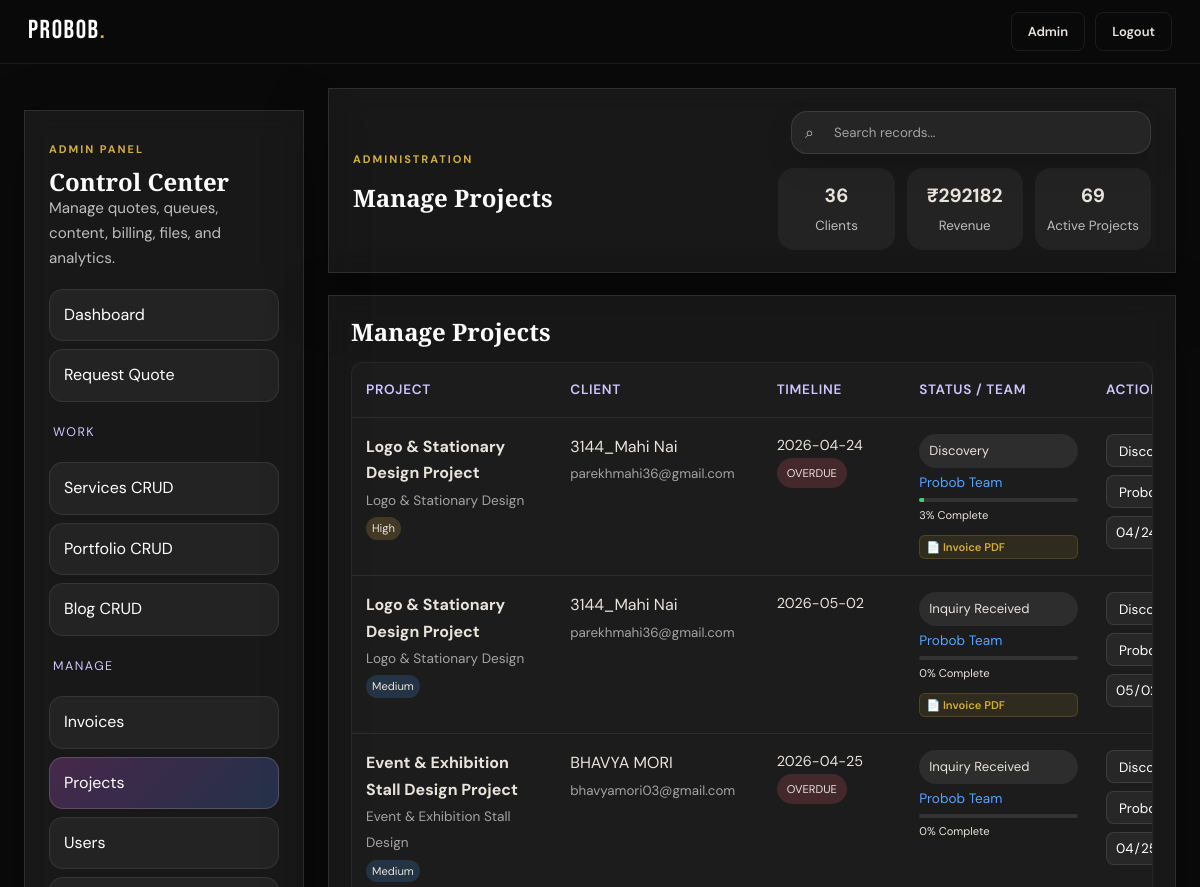
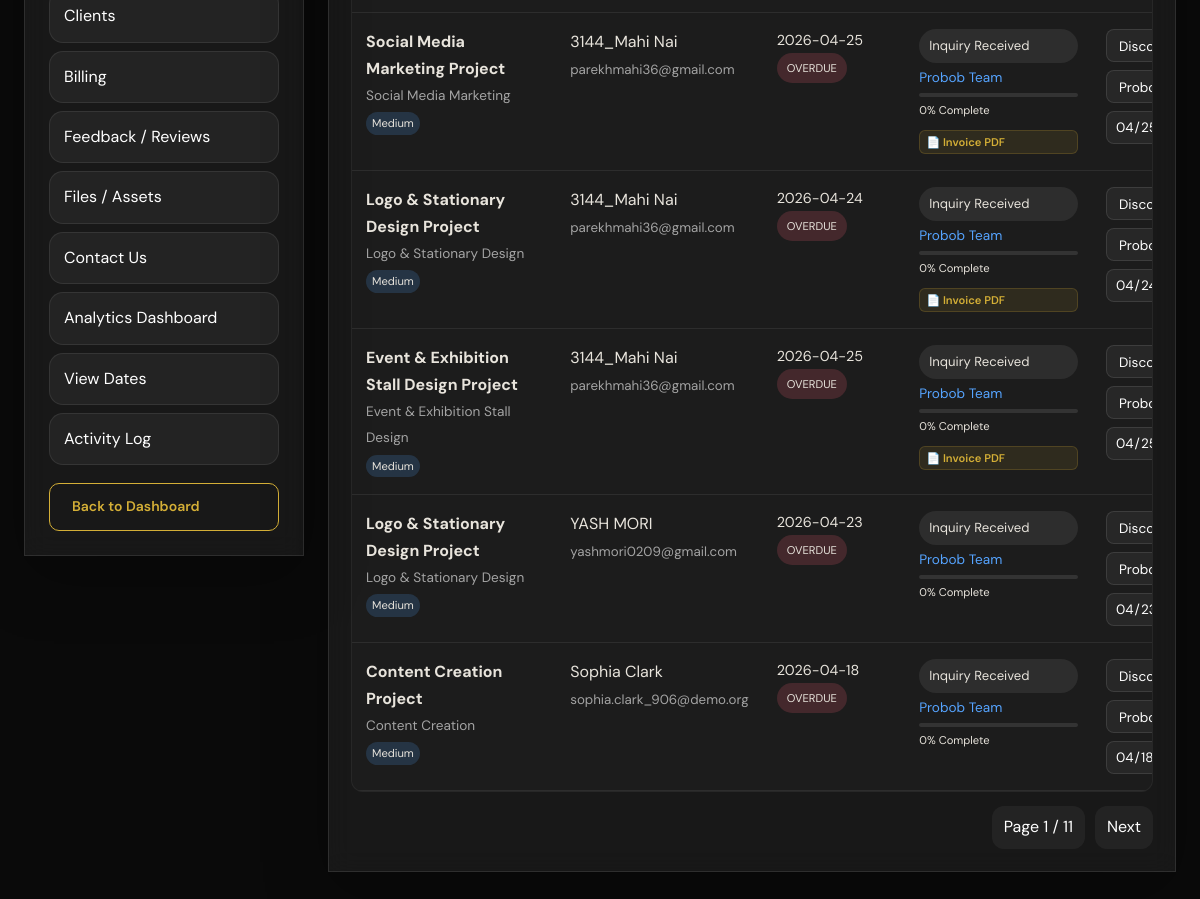
The app's page /admin/manage/projects (signed in) with its own data (2 pictures, top to bottom).
### tables this page shows
CREATE TABLE projects (
            id INTEGER PRIMARY KEY AUTOINCREMENT,
            user_id INTEGER,
            quote_id INTEGER,
            title TEXT NOT NULL,
            service TEXT,
            brief TEXT,
            status TEXT DEFAULT 'Inquiry Received',
            priority TEXT DEFAULT 'Medium',
            budget TEXT,
            due_date TEXT,
            designer_name TEXT,
            progress INTEGER DEFAULT 0,
            created_at TEXT DEFAULT CURRENT_TIMESTAMP
        );

CREATE TABLE users (
            id INTEGER PRIMARY KEY AUTOINCREMENT,
            name TEXT NOT NULL,
            email TEXT UNIQUE NOT NULL,
            password_hash TEXT NOT NULL,
            role TEXT DEFAULT 'user',
            reset_token TEXT,
            reset_token_expires TEXT,
            created_at TEXT DEFAULT CURRENT_TIMESTAMP
        , profile_picture TEXT, bio TEXT, phone TEXT, location TEXT, status TEXT DEFAULT 'active');

### app.py (the view)
@app.route('/admin/manage/projects')
@admin_required
def admin_projects_page():
    sync_started_projects_to_admin()
    db = get_db()
    page = int(request.args.get('page', 1) or 1)
    search = request.args.get('search', '').strip()
    projects = admin_paginate('SELECT p.*, u.name AS client_name, u.email AS client_email, (SELECT id FROM invoices WHERE project_id = p.id ORDER BY id DESC LIMIT 1) as latest_invoice_id FROM projects p LEFT JOIN users u ON p.user_id=u.id ORDER BY p.id DESC', page=page, per_page=8, search=search, search_cols=['title', 'service', 'status', 'client_name', 'client_email', 'designer_name'])
    admins = db.execute("SELECT name FROM users WHERE role='admin'").fetchall()
    workload = db.execute("""
        SELECT designer_name, COUNT(*) as active_projects
        FROM projects
        WHERE status NOT IN ('Completed', 'Cancelled') AND designer_name IS NOT NULL AND designer_name != ''
        GROUP BY designer_name
    """).fetchall()
    today = datetime.now().strftime('%Y-%m-%d')
    three_days_later = (datetime.now() + timedelta(days=3)).strftime('%Y-%m-%d')
    return render_template(
        'admin_projects.html',
        projects=projects,
        admins=admins,
        workload=workload,
        today=today,
        three_days_later=three_days_later,
        **admin_common_context('projects')
    )

### app.py (called while the page is built)
def get_db():
    db = getattr(g, '_database', None)
    if db is None:
        db = g._database = sqlite3.connect(DATABASE)
        db.row_factory = sqlite3.Row
    return db

@app.teardown_appcontext
def close_connection(exception):
    db = getattr(g, '_database', None)
    if db is not None:
        db.close()

def admin_required(f):
    @wraps(f)
    def decorated(*args, **kwargs):
        user = get_current_user()
        if not user:
            flash('Please log in to access this page.', 'warning')
            return redirect(url_for('login', next=request.path))
        if user['role'] != 'admin':
            flash('Admin access only.', 'error')
            return redirect(url_for('dashboard'))
        return f(*args, **kwargs)
    return decorated

def get_current_user():
    if 'user_id' not in session:
        return None
    return get_db().execute('SELECT * FROM users WHERE id=?', (session['user_id'],)).fetchone()

def get_user_notifications(limit=5, only_unread=False):
    user = get_current_user()
    if not user:
        return []
    query = 'SELECT * FROM notifications WHERE user_id=?'
    params = [user['id']]
    if only_unread:
        query += ' AND is_read=0'
    query += ' ORDER BY id DESC LIMIT ?'
    params.append(limit)
    return get_db().execute(query, tuple(params)).fetchall()

def unread_notification_count():
    user = get_current_user()
    if not user:
        return 0
    return get_db().execute('SELECT COUNT(*) FROM notifications WHERE user_id=? AND is_read=0', (user['id'],)).fetchone()[0]

@app.context_processor
def inject_user():
    user = get_current_user()
    play_login_sound = bool(session.pop('play_login_sound', False))
    return {
        'current_user': user,
        'notif_preview': get_user_notifications(limit=5) if user else [],
        'notif_unread_count': unread_notification_count() if user else 0,
        'play_login_sound': play_login_sound,
        'now_iso': now_iso
    }

def sync_started_projects_to_admin():
    db = get_db()
    missing_quotes = db.execute('''
        SELECT qr.id
        FROM quote_requests qr
        LEFT JOIN projects p ON p.quote_id = qr.id
        WHERE p.id IS NULL
        ORDER BY qr.id ASC
    ''').fetchall()
    for row in missing_quotes:
        create_project_from_quote(row['id'], note='Backfilled into admin projects from existing start-project request', notify_user=False)

### templates/admin_projects.html (shortened to what this page needs)
{% extends 'admin_base.html' %}
{% block admin_heading %}Manage Projects{% endblock %}
{% block admin_body %}
<div class="glass-card admin-section">
  <h2>Manage Projects</h2>
  <div class="table-wrap">
    <table class="admin-table">
      <thead>
        <tr>
          <th style="width: 22%;">Project</th>
          <th style="width: 18%;">Client</th>
          <th style="width: 15%;">Timeline</th>
          <th style="width: 20%;">Status / Team</th>
          <th style="width: 25%; min-width: 260px;">Action</th>
        </tr>
      </thead>
      <tbody>
        {% for item in projects['items'] %}
        <tr>
          <td>
            <strong>{{ item.title }}</strong><br>
            <span style="font-size: 0.85rem; color: rgba(255,255,255,0.6);">{{ item.service or '—' }}</span><br>
            <span class="badge {% if item.priority == 'Urgent' %}rejected{% elif item.priority == 'High' %}reviewing{% elif item.priority == 'Medium' %}new{% else %}completed{% endif %}" style="font-size: 0.7rem; padding: 2px 6px; margin-top: 4px;">
                {{ item.priority }}
            </span>
          </td>
          <td>
            {{ item.client_name or 'Unlinked' }}<br>
            <small style="color: rgba(255,255,255,0.6);">{{ item.client_email or '—' }}</small>
          </td>
          <td>
            <div style="font-size: 0.9rem;">
                {% if item.due_date %}
                    {{ item.due_date }}
                    {% if item.status != 'Completed' and item.status != 'Cancelled' %}
                        {% if item.due_date < today %}
                            <br><span class="badge rejected" style="font-size: 0.7rem;">OVERDUE</span>
                        {% elif item.due_date == today %}
                            <br><span class="badge reviewing" style="font-size: 0.7rem;">DUE TODAY</span>
                        {% elif item.due_date <= three_days_later %}
                            <br><span class="badge new" style="font-size: 0.7rem;">DUE SOON</span>
                        {% endif %}
                    {% endif %}
                {% else %}
                    —
                {% endif %}
            </div>
          </td>
          <td>
            <div style="display: grid; gap: 4px;">
                <span class="badge {{ item.status|lower|replace(' ','-') }}">{{ item.status }}</span>
                <span style="font-size: 0.85rem; color: #56a4ff;">{{ item.designer_name or 'Unassigned' }}</span>
                <div class="progress-mini" style="width: 100%; height: 4px; background: rgba(255,255,255,0.1); border-radius: 2px; overflow: hidden;">
                    <div style="width: {{ item.progress }}%; height: 100%; background: #3fcd80;"></div>
                </div>
                <small style="font-size: 0.7rem;">{{ item.progress }}% Complete</small>
                {% if item.latest_invoice_id %}
                <a href="{{ url_for('download_invoice_pdf', invoice_id=item.latest_invoice_id) }}" class="admin-pdf-link" style="padding: 2px 6px; font-size: 0.7rem; margin-top: 6px;">
                    📄 Invoice PDF
                </a>
                {% endif %}
            </div>
          </td>
          <td>
            <form method="POST" action="{{ url_for('admin_update_project', project_id=item.id) }}" style="display: grid; gap: 8px;">
              <div style="display: flex; gap: 8px;">
                  <select name="status" style="flex: 1; padding: 6px 8px; border-radius: 8px; background: rgba(255,255,255,0.05); color: #fff; border: 1px solid rgba(255,255,255,0.1); font-size: 0.85rem;">
                    {% for s in ['Discovery','In Progress','Review','Completed','Cancelled'] %}
                    <option value="{{ s }}" {% if item.status == s %}selected{% endif %}>{{ s }}</option>
                    {% endfor %}
                  </select>
              </div>
              <div style="display: flex; gap: 8px;">
                  <select name="designer_name" style="flex: 1; padding: 6px 8px; border-radius: 8px; background: rgba(255,255,255,0.05); color: #fff; border: 1px solid rgba(255,255,255,0.1); font-size: 0.85rem;">
                      <option value="Probob Team" {% if item.designer_name == 'Probob Team' %}selected{% endif %}>Probob Team</option>
                  </select>
              </div>
              <div style="display: flex; gap: 8px;">
                  <input type="date" name="due_date" value="{{ item.due_date or '' }}" style="flex: 1; padding: 6px 8px; border-radius: 8px; background: rgba(255,255,255,0.05); color: #fff; border: 1px solid rgba(255,255,255,0.1); font-size: 0.85rem;">
              </div>
            </form>
          </td>
        </tr>
        {% else %}
        <tr><td colspan="5">No projects yet.</td></tr>
        {% endfor %}
      </tbody>
    </table>
  </div>
  <div class="pagination">
    <span>Page {{ projects['page'] }} / {{ projects['pages'] }}</span>
    {% if projects['has_next'] %}<a href="{{ url_for('admin_projects_page', page=projects['next_page'], search=request.args.get('search', '')) }}">Next</a>{% endif %}
  </div>
</div>
{% endblock %}

### static/css/style.css (style rules this page uses)
*, *::before, *::after { box-sizing: border-box; margin: 0; padding: 0; }
:root { --bg: #0a0a0a; --bg-2: #111111; --bg-3: #181818; --bg-4: #222222; --border: rgba(255,255,255,0.08); --border-gold: rgba(212,175,55,0.25); --gold: #d4af37; --gold-light: #f0d060; --gold-dim: rgba(212,175,55,0.15); --white: #ffffff; --text: #e8e4dc; --text-2: #9e9a93; --text-3: #5c5852; --red: #e05555; --radius: 12px; --radius-lg: 20px; --shadow: 0 8px 32px rgba(0,0,0,0.5); --shadow-gold: 0 0 40px rgba(212,175,55,0.12); --font-display: 'Bebas Neue', sans-serif; --font-serif: 'Playfair Display', Georgia, serif; --font-body: 'DM Sans', system-ui, sans-serif; --nav-h: 64px; --ticker-h: 36px; }
html { scroll-behavior: smooth; }
body { background: var(--bg); color: var(--text); font-family: var(--font-body); font-size: 16px; line-height: 1.65; -webkit-font-smoothing: antialiased; overflow-x: hidden; }
a { color: inherit; text-decoration: none; }
input, textarea, select { font-family: inherit; }
h1,h2,h3,h4,h5 { font-family: var(--font-serif); font-weight: 700; line-height: 1.15; color: var(--white); }
.glass-card { background:rgba(255,255,255,.06);backdrop-filter:blur(12px);border:1px solid rgba(255,255,255,.1);box-shadow:0 20px 60px rgba(0,0,0,.28); }

### templates/admin_base.html (style rules this page uses)
.admin-section { padding:22px;overflow-x:auto }
.admin-section h2 { margin-bottom:16px }
.table-wrap { overflow-x:auto; -webkit-overflow-scrolling: touch; border-radius: 12px; border: 1px solid rgba(255,255,255,0.05); background: rgba(255,255,255,0.02); }
.admin-table { width:100%;border-collapse:collapse;min-width:1000px; }
.admin-table th,.admin-table td { padding:16px 14px;border-bottom:1px solid rgba(255,255,255,.08);vertical-align:top;text-align:left; overflow: hidden; text-overflow: ellipsis; }
.admin-table th { font-size:.85rem;color:#cfc7ff; font-weight: 600; text-transform: uppercase; letter-spacing: 0.05em; }
.inline-form select option, .crud-form select option, select option { color: #000 !important; background-color: #fff !important; }
.badge { display:inline-flex;align-items:center;padding:6px 10px;border-radius:999px;background:rgba(255,255,255,.08);font-size:.82rem }
.badge.new { background:rgba(86,164,255,.18) }
.badge.reviewing { background:rgba(255,194,87,.18) }
.badge.rejected,.badge.failed,.badge.cancelled { background:rgba(255,102,124,.18) }
.pagination { display:flex;gap:10px;justify-content:flex-end;align-items:center;margin-top:14px }
.pagination a,.pagination span { padding:8px 12px;border-radius:12px;background:rgba(255,255,255,.05);text-decoration:none;color:#fff }
.admin-pdf-link { display: inline-flex; align-items: center; gap: 6px; margin-top: 8px; padding: 4px 10px; background: rgba(212, 175, 55, 0.1); border: 1px solid rgba(212, 175, 55, 0.2); color: #d4af37 !important; border-radius: 6px; font-size: 0.85rem; font-weight: 600; text-decoration: none; transition: all 0.2s ease; }

### records on screen
projects: title "Logo & Stationary Design Project", service "Logo & Stationary Design", priority "High", name "3144_Mahi Nai", email "parekhmahi36@gmail.com", due_date "2026-04-24", shows "OVERDUE", status "Discovery", designer_name "Probob Team", progress "3", due_date "04/24/2026"
projects: title "Logo & Stationary Design Project", service "Logo & Stationary Design", priority "Medium", name "3144_Mahi Nai", email "parekhmahi36@gmail.com", due_date "2026-05-02", status "Inquiry Received", designer_name "Probob Team", progress "0", due_date "05/02/2026"
projects: title "Event & Exhibition Stall Design Project", service "Event & Exhibition Stall Design", priority "Medium", name "BHAVYA MORI", email "bhavyamori03@gmail.com", due_date "2026-04-25", shows "OVERDUE", status "Inquiry Received", designer_name "Probob Team", progress "0", due_date "04/25/2026"
projects: title "Social Media Marketing Project", service "Social Media Marketing", priority "Medium", name "3144_Mahi Nai", email "parekhmahi36@gmail.com", due_date "2026-04-25", shows "OVERDUE", status "Inquiry Received", designer_name "Probob Team", progress "0", due_date "04/25/2026"
projects: title "Logo & Stationary Design Project", service "Logo & Stationary Design", priority "Medium", name "3144_Mahi Nai", email "parekhmahi36@gmail.com", due_date "2026-04-24", shows "OVERDUE", status "Inquiry Received", designer_name "Probob Team", progress "0", due_date "04/24/2026"
projects: title "Event & Exhibition Stall Design Project", service "Event & Exhibition Stall Design", priority "Medium", name "3144_Mahi Nai", email "parekhmahi36@gmail.com", due_date "2026-04-25", shows "OVERDUE", status "Inquiry Received", designer_name "Probob Team", progress "0", due_date "04/25/2026"
projects: title "Logo & Stationary Design Project", service "Logo & Stationary Design", priority "Medium", name "YASH MORI", email "yashmori0209@gmail.com", due_date "2026-04-23", shows "OVERDUE", status "Inquiry Received", designer_name "Probob Team", progress "0", due_date "04/23/2026"
projects: title "Content Creation Project", service "Content Creation", priority "Medium", name "Sophia Clark", email "sophia.clark_906@demo.org", due_date "2026-04-18", shows "OVERDUE", status "Inquiry Received", designer_name "Probob Team", progress "0", due_date "04/18/2026"

### other values on screen
{{ admin_stats.clients }} "36"
{{ admin_stats.revenue }} "292182"
{{ admin_stats.active_projects }} "69"
{{ projects['page'] }} "1"
{{ projects['pages'] }} "11"
form field status "Discovery"
